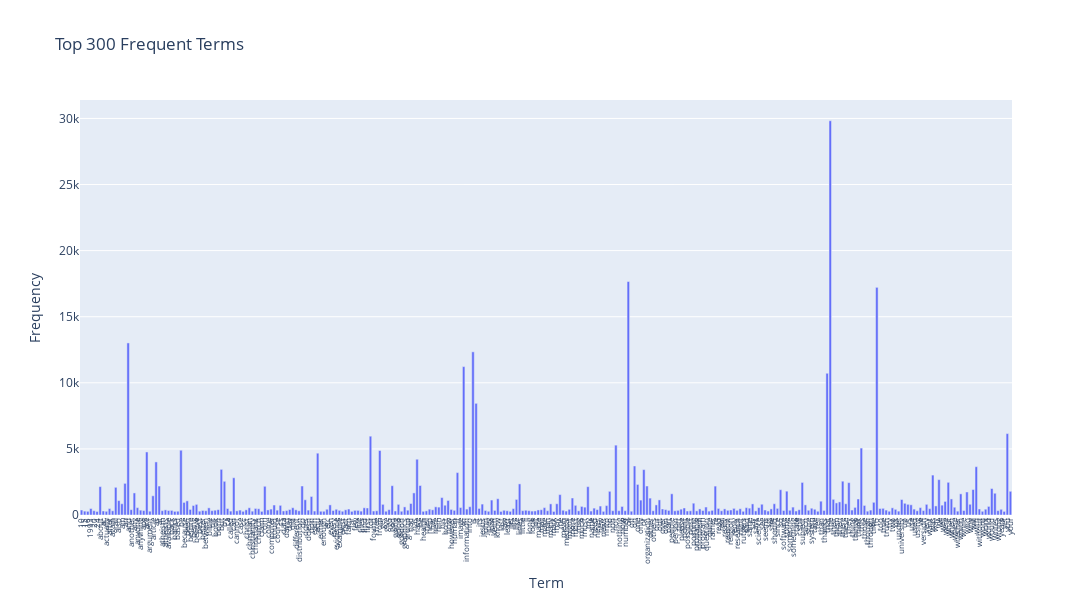

The cell this chart's notebook holds for it:
### Code cell
# Answer here

terms = count_vect.get_feature_names_out()
freqs = term_frequencies

# top 300 most frequent terms
top_n = 300
indices = np.argsort(freqs)[::-1][:top_n] # indices sorted freqs in ascending order, then reverse
top_terms = terms[indices]
top_freqs = freqs[indices]

top_terms_sorted = sorted(top_terms) # sort selected terms alphabetically
freq_dict = dict(zip(top_terms, top_freqs)) # map each term to its frequency
top_freqs_sorted = [freq_dict[term] for term in top_terms_sorted] # reorder frequencies

# plotly bar chart
fig = px.bar(
    x = top_terms_sorted,
    y = top_freqs_sorted,
    labels = {'x': 'Term', 'y': 'Frequency'},
    title = f'Top {top_n} Frequent Terms'
)

fig.update_xaxes(
    tickmode = 'array', # force x-axis to show
    tickvals = top_terms_sorted, # values on x-axis
    ticktext = top_terms_sorted, # labels on x-axis
    tickangle = 270,
    tickfont = dict(size = 8)
)

# adjust layout size
fig.update_layout(
    autosize = False,
    width = 2500,
    height = 600
)

fig.show()

### Figure 1 — Plotly figure (JSON) as saved in the notebook; plotly's stock layout.template omitted (floating-point values rounded to 4 significant figures; data arrays with more than 128 entries replaced by an {"elided": "..."} marker saying what was removed)
{"data": [{"hovertemplate": "Term=%{x}<br>Frequency=%{y}<extra></extra>", "legendgroup": "", "marker": {"color": "#636efa", "pattern": {"shape": ""}}, "name": "", "orientation": "v", "showlegend": false, "textposition": "auto", "type": "bar", "x": {"elided": "300 str values"}, "xaxis": "x", "y": {"elided": "300 int values"}, "yaxis": "y"}], "layout": {"autosize": false, "barmode": "relative", "height": 600, "legend": {"tracegroupgap": 0}, "title": {"text": "Top 300 Frequent Terms"}, "width": 2500, "xaxis": {"anchor": "y", "domain": [0, 1], "tickangle": -90, "tickfont": {"size": 8}, "tickmode": "array", "ticktext": {"elided": "300 str values"}, "tickvals": {"elided": "300 str values"}, "title": {"text": "Term"}}, "yaxis": {"anchor": "x", "domain": [0, 1], "title": {"text": "Frequency"}}}}
